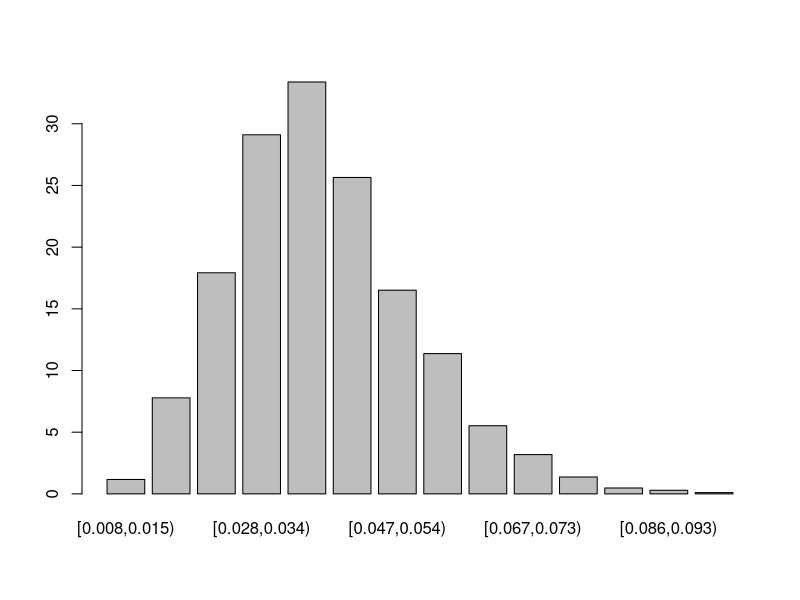

Recreate this plot in R.
n=250
X=sqrt(runif(n))
X
min1=min(X)
min1
max1=max(X)
max1
d=max1-min1
d
num=1+floor(log2(n))
num
len=d/num
len
bvector=c(min1,min1+len, min1+2*len, min1+3*len, min1+4*len, min1+5*len, min1+6*len, min1+7*len, max1)
bvector
hist1=hist(X,breaks=bvector,plot=FALSE)
hist1$counts

m=10000
z=c(1:m)
Y=matrix(0,nrow=m,ncol=num)
for (j in z){
  V=sqrt(runif(n))
  min11=min(V)
  max11=max(V)
  d1=max11-min11
  num1=1+floor(log2(n))
  len1=d1/num1
  bvector1=c(min11,min11+len1, min11+2*len1, min11+3*len1, min11+4*len1, min11+5*len1, min11+6*len1, min11+7*len1, max11)
  hist11=hist(V,breaks=bvector1,plot=FALSE)
  for (i in 1:num1){
    Y[j,i]=hist11$counts[i]
  }
}

p_t=c()
for (i in 1:num){
  p_t[i]=(2*i-1)/num^2
}

p_t

D=c()
for (i in z){
  maxx=(1/n)*abs(Y[i,1]-n*p_t[1])
  for (j in 2:num){
    if((1/n)*abs(Y[i,j]-n*p_t[j])>maxx){
      maxx=(1/n)*abs(Y[i,j]-n*p_t[j])
    }
  }
  D[i]=maxx
}

D_s=sort(D)
D_s
View(D_s)


min2=min(D_s)
min2
max2=max(D_s)
max2
d2=max2-min2
d2
num2=1+floor(log2(m))
num2
len2=d2/num2
len2
breaks=c(min2,min2+len2, min2+2*len2, min2+3*len2, min2+4*len2, min2+5*len2, min2+6*len2, min2+7*len2,
           min2+8*len2,min2+9*len2,min2+10*len2,min2+11*len2,min2+12*len2,min2+13*len2,max2)
breaks
hist2=hist(D_s,breaks=breaks,plot=FALSE)
hist2$counts
p=hist2$counts/m
p
f1=p/len2
f1

labs <- sprintf("[%.3f,%.3f)", breaks[-length(breaks)], breaks[-1])
labs[length(labs)] <- gsub("\\)$", "]", labs[length(labs)])
labs
DF <- data.frame(
  abs_freqs =hist2$counts ,
  rel_freqs = f1,
  labs = labs
)
barplot(f1 ~ labs, data = DF, xlab = "",ylab="")



D_s[9000]
D_s[9001]
D_s[9500]
D_s[9501]
D_s[9900]
D_s[9901]

n=250
X1=runif(n)
X1
min3=min(X1)
min3
max3=max(X1)
max3
d3=max3-min3
d3
num3=1+floor(log2(n))
num3
len3=d3/num3
len3
bvector3=c(min3,min3+len3, min3+2*len3, min3+3*len3, min3+4*len3, min3+5*len3, min3+6*len3, min3+7*len3, max3)
bvector3
hist3=hist(X1,breaks=bvector3,plot=FALSE)
hist3$counts
maxx3=(1/n)*abs(hist3$counts[1]-n*p_t[1])
for (j in 2:num3){
  if((1/n)*abs(hist3$counts[j]-n*p_t[j])>maxx3){
    maxx3=(1/n)*abs(hist3$counts[j]-n*p_t[j])
  }
}
maxx3

n=250
X1=sqrt(runif(n))
X1
min3=min(X1)
min3
max3=max(X1)
max3
d3=max3-min3
d3
num3=1+floor(log2(n))
num3
len3=d3/num3
len3
bvector3=c(min3,min3+len3, min3+2*len3, min3+3*len3, min3+4*len3, min3+5*len3, min3+6*len3, min3+7*len3, max3)
bvector3
hist3=hist(X1,breaks=bvector3,plot=FALSE)
hist3$counts
maxx3=(1/n)*abs(hist3$counts[1]-n*p_t[1])
for (j in 2:num3){
  if((1/n)*abs(hist3$counts[j]-n*p_t[j])>maxx3){
    maxx3=(1/n)*abs(hist3$counts[j]-n*p_t[j])
  }
}
maxx3

n=250
X1=rbeta(n,5,2)
X1
min3=min(X1)
min3
max3=max(X1)
max3
d3=max3-min3
d3
num3=1+floor(log2(n))
num3
len3=d3/num3
len3
bvector3=c(min3,min3+len3, min3+2*len3, min3+3*len3, min3+4*len3, min3+5*len3, min3+6*len3, min3+7*len3, max3)
bvector3
hist3=hist(X1,breaks=bvector3,plot=FALSE)
hist3$counts
maxx3=(1/n)*abs(hist3$counts[1]-n*p_t[1])
for (j in 2:num3){
  if((1/n)*abs(hist3$counts[j]-n*p_t[j])>maxx3){
    maxx3=(1/n)*abs(hist3$counts[j]-n*p_t[j])
  }
}
maxx3
